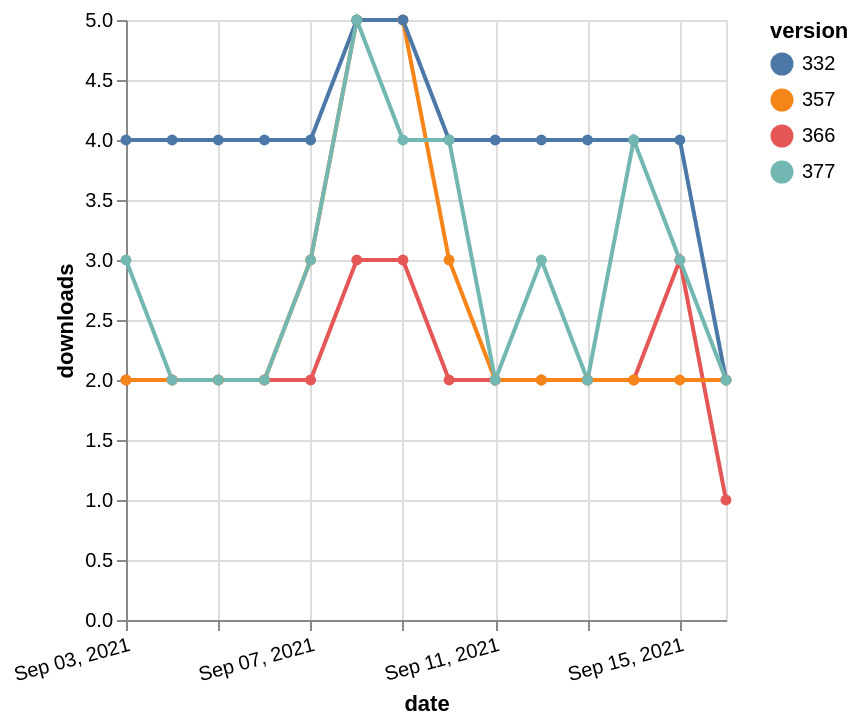

Write the Vega-Lite specification saved for this chart.
### Vega-Lite specification from a JSON file in a GitHub repository (floating-point values rounded to 4 significant figures)
{"$schema": "https://vega.github.io/schema/vega-lite/v5.json", "description": "A simple bar chart with embedded data.", "data": {"values": [{"date": "2021-09-03", "total": 2543, "delta": 2, "version": "366"}, {"date": "2021-09-04", "total": 2545, "delta": 2, "version": "366"}, {"date": "2021-09-05", "total": 2547, "delta": 2, "version": "366"}, {"date": "2021-09-06", "total": 2549, "delta": 2, "version": "366"}, {"date": "2021-09-07", "total": 2551, "delta": 2, "version": "366"}, {"date": "2021-09-08", "total": 2554, "delta": 3, "version": "366"}, {"date": "2021-09-09", "total": 2557, "delta": 3, "version": "366"}, {"date": "2021-09-10", "total": 2559, "delta": 2, "version": "366"}, {"date": "2021-09-11", "total": 2561, "delta": 2, "version": "366"}, {"date": "2021-09-12", "total": 2563, "delta": 2, "version": "366"}, {"date": "2021-09-13", "total": 2565, "delta": 2, "version": "366"}, {"date": "2021-09-14", "total": 2567, "delta": 2, "version": "366"}, {"date": "2021-09-15", "total": 2570, "delta": 3, "version": "366"}, {"date": "2021-09-16", "total": 2571, "delta": 1, "version": "366"}, {"date": "2021-09-03", "total": 3336, "delta": 2, "version": "357"}, {"date": "2021-09-04", "total": 3338, "delta": 2, "version": "357"}, {"date": "2021-09-05", "total": 3340, "delta": 2, "version": "357"}, {"date": "2021-09-06", "total": 3342, "delta": 2, "version": "357"}, {"date": "2021-09-07", "total": 3345, "delta": 3, "version": "357"}, {"date": "2021-09-08", "total": 3350, "delta": 5, "version": "357"}, {"date": "2021-09-09", "total": 3355, "delta": 5, "version": "357"}, {"date": "2021-09-10", "total": 3358, "delta": 3, "version": "357"}, {"date": "2021-09-11", "total": 3360, "delta": 2, "version": "357"}, {"date": "2021-09-12", "total": 3362, "delta": 2, "version": "357"}, {"date": "2021-09-13", "total": 3364, "delta": 2, "version": "357"}, {"date": "2021-09-14", "total": 3366, "delta": 2, "version": "357"}, {"date": "2021-09-15", "total": 3368, "delta": 2, "version": "357"}, {"date": "2021-09-16", "total": 3370, "delta": 2, "version": "357"}, {"date": "2021-09-03", "total": 5087, "delta": 4, "version": "332"}, {"date": "2021-09-04", "total": 5091, "delta": 4, "version": "332"}, {"date": "2021-09-05", "total": 5095, "delta": 4, "version": "332"}, {"date": "2021-09-06", "total": 5099, "delta": 4, "version": "332"}, {"date": "2021-09-07", "total": 5103, "delta": 4, "version": "332"}, {"date": "2021-09-08", "total": 5108, "delta": 5, "version": "332"}, {"date": "2021-09-09", "total": 5113, "delta": 5, "version": "332"}, {"date": "2021-09-10", "total": 5117, "delta": 4, "version": "332"}, {"date": "2021-09-11", "total": 5121, "delta": 4, "version": "332"}, {"date": "2021-09-12", "total": 5125, "delta": 4, "version": "332"}, {"date": "2021-09-13", "total": 5129, "delta": 4, "version": "332"}, {"date": "2021-09-14", "total": 5133, "delta": 4, "version": "332"}, {"date": "2021-09-15", "total": 5137, "delta": 4, "version": "332"}, {"date": "2021-09-16", "total": 5139, "delta": 2, "version": "332"}, {"date": "2021-09-03", "total": 2333, "delta": 3, "version": "377"}, {"date": "2021-09-04", "total": 2335, "delta": 2, "version": "377"}, {"date": "2021-09-05", "total": 2337, "delta": 2, "version": "377"}, {"date": "2021-09-06", "total": 2339, "delta": 2, "version": "377"}, {"date": "2021-09-07", "total": 2342, "delta": 3, "version": "377"}, {"date": "2021-09-08", "total": 2347, "delta": 5, "version": "377"}, {"date": "2021-09-09", "total": 2351, "delta": 4, "version": "377"}, {"date": "2021-09-10", "total": 2355, "delta": 4, "version": "377"}, {"date": "2021-09-11", "total": 2357, "delta": 2, "version": "377"}, {"date": "2021-09-12", "total": 2360, "delta": 3, "version": "377"}, {"date": "2021-09-13", "total": 2362, "delta": 2, "version": "377"}, {"date": "2021-09-14", "total": 2366, "delta": 4, "version": "377"}, {"date": "2021-09-15", "total": 2369, "delta": 3, "version": "377"}, {"date": "2021-09-16", "total": 2371, "delta": 2, "version": "377"}]}, "width": "container", "mark": {"type": "line", "point": {"filled": true}}, "encoding": {"x": {"field": "date", "type": "temporal", "timeUnit": "yearmonthdate", "title": "date", "axis": {"labelAngle": -15}}, "y": {"field": "delta", "type": "quantitative", "title": "downloads"}, "color": {"field": "version", "type": "nominal"}, "tooltip": {"field": "delta"}}}
